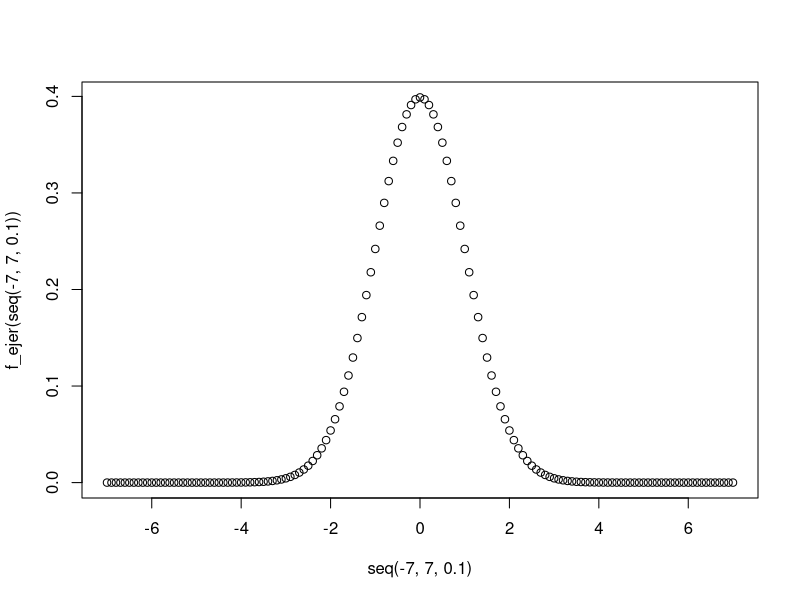

Write the R code that produced this figure.
# Definir la función
f_ejer <- function(x){(1/(sqrt(2*pi)))*(exp(1)^(-(x^2)/(2)))}

#-----------#
# Preguntas #
#-----------#

# Reemplace donde vea "***" con lo que considera correcto

# ¿Es el área bajo la curva de la función (entre -7 y 7) igual a 1?
integrate(f_ejer, -7, 7)

# Calcule P(-7 < X < 0)
integrate(f_ejer, -7, 0)

# Calcule P(0 < X < 7)
integrate(f_ejer, 0, 7)

# ¿Cuál es el valor esperado de la función?
f_ejer_e <- function(x){(x)*(1/(sqrt(2*pi)))*(exp(1)^(-(x^2)/(2)))}
integrate(f_ejer_e, -7, 7)

# ¿Cuál es la varianza de la función?
f_ejer_var <- function(x){(x^2)*(1/(sqrt(2*pi)))*(exp(1)^(-(x^2)/(2)))}
integrate(f_ejer_var, -7, 7)

integrate(f_ejer_var, -7, 7)[[1]] - integrate(f_ejer_e, -7, 7)[[1]]^2

# Grafique la función
plot(seq(-7,7,0.1), f_ejer(seq(-7,7,0.1)))
